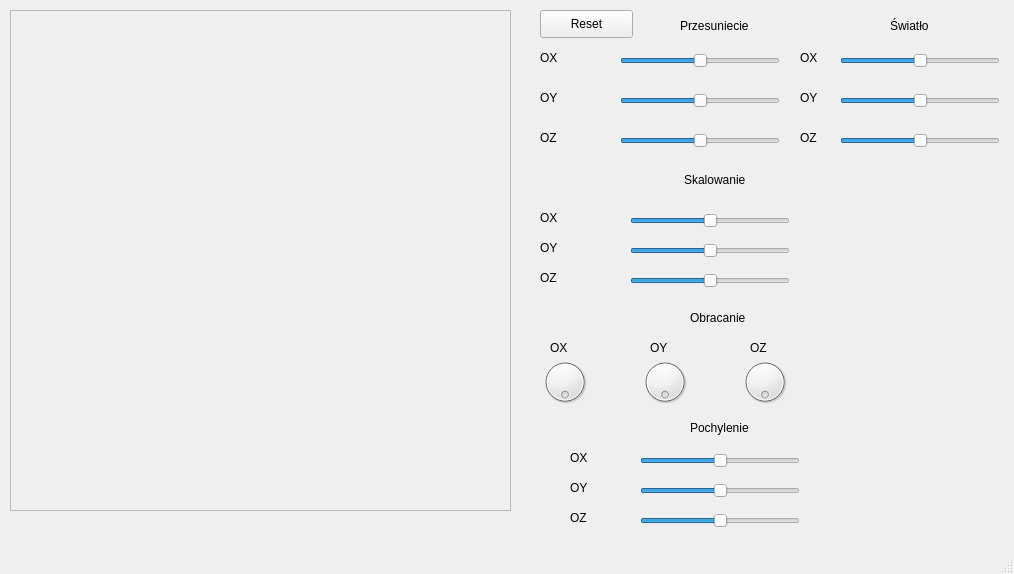
<?xml version="1.0" encoding="UTF-8"?>
<ui version="4.0">
 <class>MyWindow</class>
 <widget class="QMainWindow" name="MyWindow">
  <property name="geometry">
   <rect>
    <x>0</x>
    <y>0</y>
    <width>1014</width>
    <height>574</height>
   </rect>
  </property>
  <property name="windowTitle">
   <string>MyWindow</string>
  </property>
  <widget class="QWidget" name="centralWidget">
   <widget class="QFrame" name="rysujFrame">
    <property name="geometry">
     <rect>
      <x>10</x>
      <y>10</y>
      <width>501</width>
      <height>501</height>
     </rect>
    </property>
    <property name="frameShape">
     <enum>QFrame::StyledPanel</enum>
    </property>
    <property name="frameShadow">
     <enum>QFrame::Raised</enum>
    </property>
   </widget>
   <widget class="QLabel" name="label">
    <property name="geometry">
     <rect>
      <x>680</x>
      <y>10</y>
      <width>71</width>
      <height>31</height>
     </rect>
    </property>
    <property name="text">
     <string>Przesuniecie</string>
    </property>
   </widget>
   <widget class="QSlider" name="horizontalSlider">
    <property name="geometry">
     <rect>
      <x>620</x>
      <y>50</y>
      <width>160</width>
      <height>22</height>
     </rect>
    </property>
    <property name="maximum">
     <number>500</number>
    </property>
    <property name="value">
     <number>250</number>
    </property>
    <property name="orientation">
     <enum>Qt::Horizontal</enum>
    </property>
   </widget>
   <widget class="QSlider" name="horizontalSlider_2">
    <property name="geometry">
     <rect>
      <x>620</x>
      <y>90</y>
      <width>160</width>
      <height>22</height>
     </rect>
    </property>
    <property name="maximum">
     <number>500</number>
    </property>
    <property name="value">
     <number>250</number>
    </property>
    <property name="orientation">
     <enum>Qt::Horizontal</enum>
    </property>
   </widget>
   <widget class="QSlider" name="horizontalSlider_3">
    <property name="geometry">
     <rect>
      <x>620</x>
      <y>130</y>
      <width>160</width>
      <height>22</height>
     </rect>
    </property>
    <property name="maximum">
     <number>500</number>
    </property>
    <property name="value">
     <number>250</number>
    </property>
    <property name="orientation">
     <enum>Qt::Horizontal</enum>
    </property>
   </widget>
   <widget class="QLabel" name="label_2">
    <property name="geometry">
     <rect>
      <x>540</x>
      <y>90</y>
      <width>61</width>
      <height>16</height>
     </rect>
    </property>
    <property name="text">
     <string>OY</string>
    </property>
   </widget>
   <widget class="QLabel" name="label_3">
    <property name="geometry">
     <rect>
      <x>540</x>
      <y>50</y>
      <width>61</width>
      <height>16</height>
     </rect>
    </property>
    <property name="text">
     <string>OX</string>
    </property>
   </widget>
   <widget class="QLabel" name="label_4">
    <property name="geometry">
     <rect>
      <x>540</x>
      <y>130</y>
      <width>61</width>
      <height>16</height>
     </rect>
    </property>
    <property name="text">
     <string>OZ</string>
    </property>
   </widget>
   <widget class="QLabel" name="label_5">
    <property name="geometry">
     <rect>
      <x>684</x>
      <y>170</y>
      <width>71</width>
      <height>20</height>
     </rect>
    </property>
    <property name="text">
     <string>Skalowanie</string>
    </property>
   </widget>
   <widget class="QLabel" name="label_6">
    <property name="geometry">
     <rect>
      <x>540</x>
      <y>210</y>
      <width>61</width>
      <height>16</height>
     </rect>
    </property>
    <property name="text">
     <string>OX</string>
    </property>
   </widget>
   <widget class="QLabel" name="label_7">
    <property name="geometry">
     <rect>
      <x>540</x>
      <y>240</y>
      <width>61</width>
      <height>16</height>
     </rect>
    </property>
    <property name="text">
     <string>OY</string>
    </property>
   </widget>
   <widget class="QLabel" name="label_8">
    <property name="geometry">
     <rect>
      <x>540</x>
      <y>270</y>
      <width>61</width>
      <height>16</height>
     </rect>
    </property>
    <property name="text">
     <string>OZ</string>
    </property>
   </widget>
   <widget class="QSlider" name="horizontalSlider_4">
    <property name="geometry">
     <rect>
      <x>630</x>
      <y>210</y>
      <width>160</width>
      <height>22</height>
     </rect>
    </property>
    <property name="maximum">
     <number>500</number>
    </property>
    <property name="value">
     <number>250</number>
    </property>
    <property name="orientation">
     <enum>Qt::Horizontal</enum>
    </property>
   </widget>
   <widget class="QSlider" name="horizontalSlider_5">
    <property name="geometry">
     <rect>
      <x>630</x>
      <y>240</y>
      <width>160</width>
      <height>22</height>
     </rect>
    </property>
    <property name="maximum">
     <number>500</number>
    </property>
    <property name="value">
     <number>250</number>
    </property>
    <property name="orientation">
     <enum>Qt::Horizontal</enum>
    </property>
   </widget>
   <widget class="QSlider" name="horizontalSlider_6">
    <property name="geometry">
     <rect>
      <x>630</x>
      <y>270</y>
      <width>160</width>
      <height>22</height>
     </rect>
    </property>
    <property name="maximum">
     <number>500</number>
    </property>
    <property name="value">
     <number>250</number>
    </property>
    <property name="orientation">
     <enum>Qt::Horizontal</enum>
    </property>
   </widget>
   <widget class="QLabel" name="label_9">
    <property name="geometry">
     <rect>
      <x>690</x>
      <y>310</y>
      <width>71</width>
      <height>16</height>
     </rect>
    </property>
    <property name="text">
     <string>Obracanie</string>
    </property>
   </widget>
   <widget class="QLabel" name="label_10">
    <property name="geometry">
     <rect>
      <x>550</x>
      <y>340</y>
      <width>61</width>
      <height>16</height>
     </rect>
    </property>
    <property name="text">
     <string>OX</string>
    </property>
   </widget>
   <widget class="QLabel" name="label_11">
    <property name="geometry">
     <rect>
      <x>650</x>
      <y>340</y>
      <width>61</width>
      <height>16</height>
     </rect>
    </property>
    <property name="text">
     <string>OY</string>
    </property>
   </widget>
   <widget class="QLabel" name="label_12">
    <property name="geometry">
     <rect>
      <x>750</x>
      <y>340</y>
      <width>61</width>
      <height>16</height>
     </rect>
    </property>
    <property name="text">
     <string>OZ</string>
    </property>
   </widget>
   <widget class="QDial" name="dial">
    <property name="geometry">
     <rect>
      <x>540</x>
      <y>350</y>
      <width>50</width>
      <height>64</height>
     </rect>
    </property>
    <property name="maximum">
     <number>360</number>
    </property>
    <property name="singleStep">
     <number>1</number>
    </property>
    <property name="tracking">
     <bool>true</bool>
    </property>
    <property name="wrapping">
     <bool>true</bool>
    </property>
   </widget>
   <widget class="QDial" name="dial_2">
    <property name="geometry">
     <rect>
      <x>640</x>
      <y>350</y>
      <width>50</width>
      <height>64</height>
     </rect>
    </property>
    <property name="maximum">
     <number>360</number>
    </property>
    <property name="wrapping">
     <bool>true</bool>
    </property>
   </widget>
   <widget class="QDial" name="dial_3">
    <property name="geometry">
     <rect>
      <x>740</x>
      <y>350</y>
      <width>50</width>
      <height>64</height>
     </rect>
    </property>
    <property name="maximum">
     <number>360</number>
    </property>
    <property name="wrapping">
     <bool>true</bool>
    </property>
   </widget>
   <widget class="QLabel" name="label_13">
    <property name="geometry">
     <rect>
      <x>690</x>
      <y>420</y>
      <width>71</width>
      <height>16</height>
     </rect>
    </property>
    <property name="text">
     <string>Pochylenie</string>
    </property>
   </widget>
   <widget class="QSlider" name="horizontalSlider_7">
    <property name="geometry">
     <rect>
      <x>640</x>
      <y>450</y>
      <width>160</width>
      <height>22</height>
     </rect>
    </property>
    <property name="maximum">
     <number>500</number>
    </property>
    <property name="value">
     <number>250</number>
    </property>
    <property name="orientation">
     <enum>Qt::Horizontal</enum>
    </property>
   </widget>
   <widget class="QSlider" name="horizontalSlider_8">
    <property name="geometry">
     <rect>
      <x>640</x>
      <y>480</y>
      <width>160</width>
      <height>22</height>
     </rect>
    </property>
    <property name="maximum">
     <number>500</number>
    </property>
    <property name="value">
     <number>250</number>
    </property>
    <property name="orientation">
     <enum>Qt::Horizontal</enum>
    </property>
   </widget>
   <widget class="QSlider" name="horizontalSlider_9">
    <property name="geometry">
     <rect>
      <x>640</x>
      <y>510</y>
      <width>160</width>
      <height>22</height>
     </rect>
    </property>
    <property name="maximum">
     <number>500</number>
    </property>
    <property name="value">
     <number>250</number>
    </property>
    <property name="orientation">
     <enum>Qt::Horizontal</enum>
    </property>
   </widget>
   <widget class="QLabel" name="label_14">
    <property name="geometry">
     <rect>
      <x>570</x>
      <y>450</y>
      <width>61</width>
      <height>16</height>
     </rect>
    </property>
    <property name="text">
     <string>OX</string>
    </property>
   </widget>
   <widget class="QLabel" name="label_15">
    <property name="geometry">
     <rect>
      <x>570</x>
      <y>480</y>
      <width>61</width>
      <height>16</height>
     </rect>
    </property>
    <property name="text">
     <string>OY</string>
    </property>
   </widget>
   <widget class="QLabel" name="label_16">
    <property name="geometry">
     <rect>
      <x>570</x>
      <y>510</y>
      <width>61</width>
      <height>16</height>
     </rect>
    </property>
    <property name="text">
     <string>OZ</string>
    </property>
   </widget>
   <widget class="QPushButton" name="pushButton">
    <property name="geometry">
     <rect>
      <x>540</x>
      <y>10</y>
      <width>93</width>
      <height>28</height>
     </rect>
    </property>
    <property name="text">
     <string>Reset</string>
    </property>
   </widget>
   <widget class="QLabel" name="label_17">
    <property name="geometry">
     <rect>
      <x>890</x>
      <y>10</y>
      <width>71</width>
      <height>31</height>
     </rect>
    </property>
    <property name="text">
     <string>Światło</string>
    </property>
   </widget>
   <widget class="QLabel" name="label_18">
    <property name="geometry">
     <rect>
      <x>800</x>
      <y>50</y>
      <width>61</width>
      <height>16</height>
     </rect>
    </property>
    <property name="text">
     <string>OX</string>
    </property>
   </widget>
   <widget class="QLabel" name="label_19">
    <property name="geometry">
     <rect>
      <x>800</x>
      <y>90</y>
      <width>61</width>
      <height>16</height>
     </rect>
    </property>
    <property name="text">
     <string>OY</string>
    </property>
   </widget>
   <widget class="QLabel" name="label_20">
    <property name="geometry">
     <rect>
      <x>800</x>
      <y>130</y>
      <width>61</width>
      <height>16</height>
     </rect>
    </property>
    <property name="text">
     <string>OZ</string>
    </property>
   </widget>
   <widget class="QSlider" name="horizontalSlider_10">
    <property name="geometry">
     <rect>
      <x>840</x>
      <y>50</y>
      <width>160</width>
      <height>22</height>
     </rect>
    </property>
    <property name="maximum">
     <number>500</number>
    </property>
    <property name="value">
     <number>250</number>
    </property>
    <property name="orientation">
     <enum>Qt::Horizontal</enum>
    </property>
   </widget>
   <widget class="QSlider" name="horizontalSlider_11">
    <property name="geometry">
     <rect>
      <x>840</x>
      <y>90</y>
      <width>160</width>
      <height>22</height>
     </rect>
    </property>
    <property name="maximum">
     <number>500</number>
    </property>
    <property name="value">
     <number>250</number>
    </property>
    <property name="orientation">
     <enum>Qt::Horizontal</enum>
    </property>
   </widget>
   <widget class="QSlider" name="horizontalSlider_12">
    <property name="geometry">
     <rect>
      <x>840</x>
      <y>130</y>
      <width>160</width>
      <height>22</height>
     </rect>
    </property>
    <property name="maximum">
     <number>500</number>
    </property>
    <property name="value">
     <number>250</number>
    </property>
    <property name="orientation">
     <enum>Qt::Horizontal</enum>
    </property>
   </widget>
  </widget>
  <widget class="QStatusBar" name="statusBar"/>
  <action name="actionPierwszy">
   <property name="text">
    <string>Pierwszy</string>
   </property>
  </action>
  <action name="actionDrugi">
   <property name="text">
    <string>Drugi</string>
   </property>
  </action>
 </widget>
 <layoutdefault spacing="6" margin="11"/>
 <resources/>
 <connections/>
</ui>
